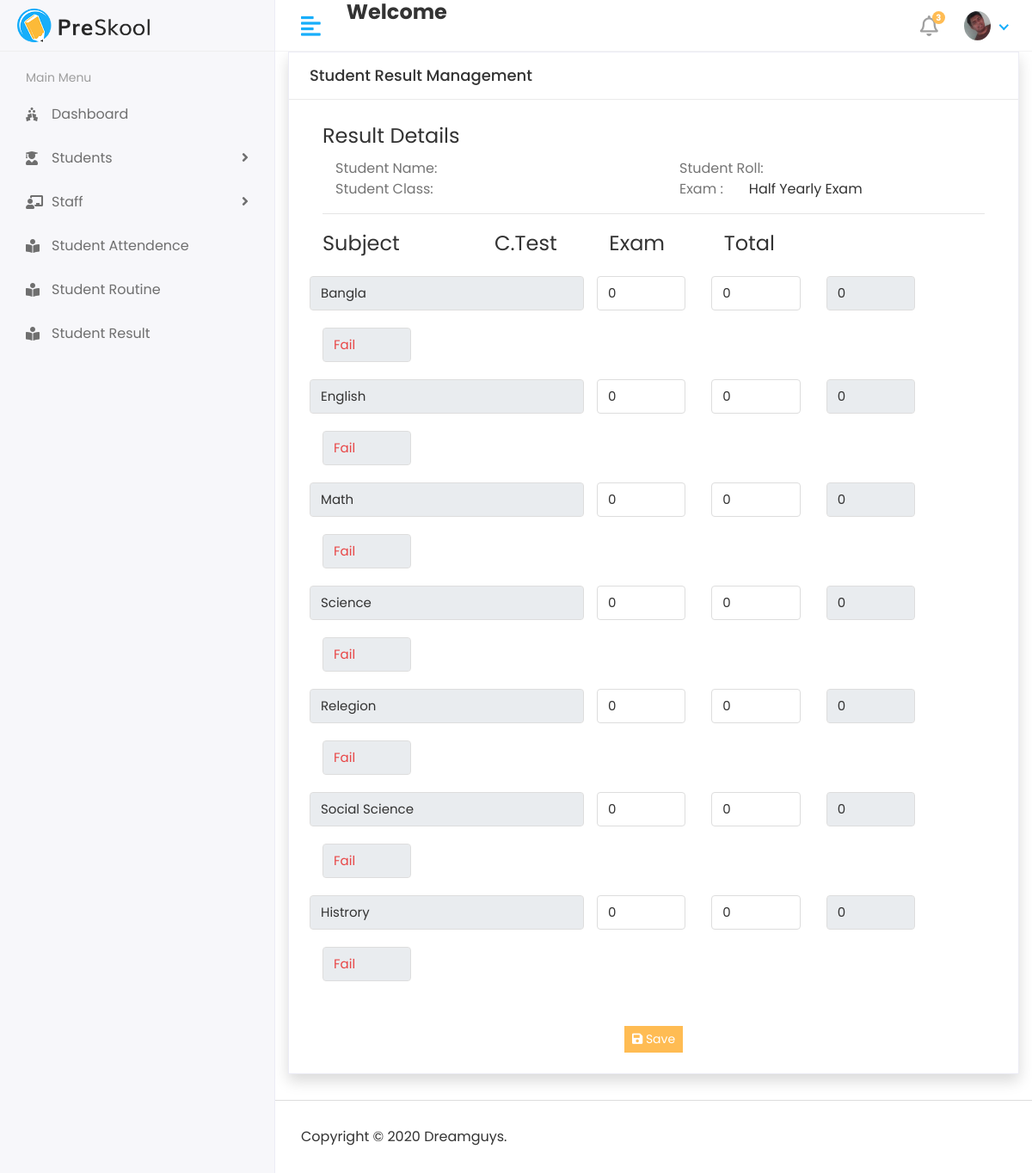
Before: /Result/add/4/1 (signed in) with the older database file.
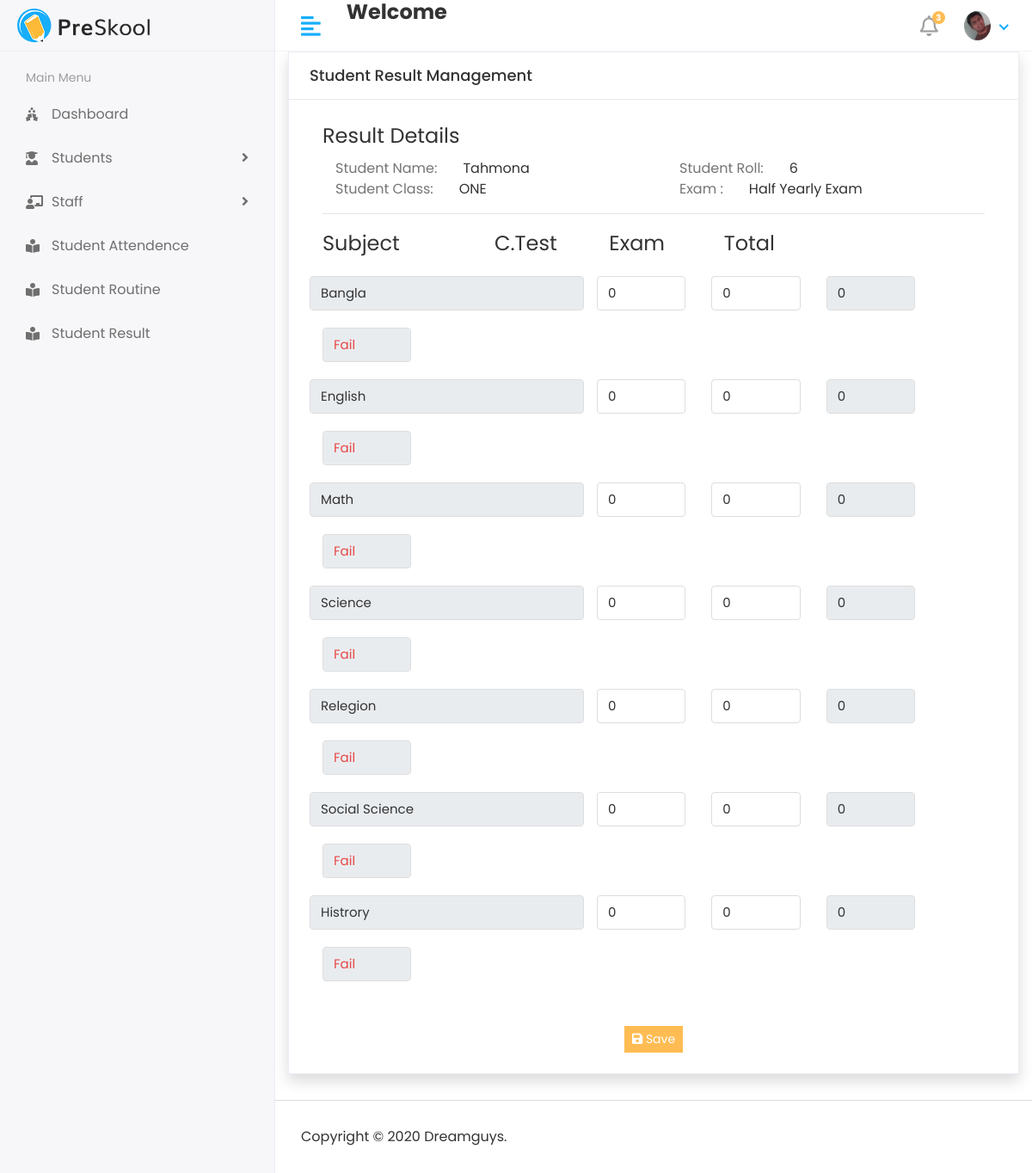
After: the same page with the newer database file.
### apps/Students/models/models.py (models this page shows, shortened)
class Student(models.Model):
    admin = models.OneToOneField(CustomUser,on_delete=models.CASCADE)
    student_code = models.CharField(max_length=250,blank=True, null= True)
    student_roll = models.CharField(max_length=250,blank=True, null= True)
    student_class = models.ForeignKey(Class,on_delete=models.DO_NOTHING)
    address = models.TextField()
    gender = models.ForeignKey(Gender,on_delete=models.DO_NOTHING)
    session_year_id = models.ForeignKey(Session_Year,on_delete=models.DO_NOTHING)
    active= models.BooleanField(default=True)
    created_at = models.DateTimeField(auto_now_add=True)
    updated_at = models.DateTimeField(auto_now=True)

class Class(models.Model):
    assigned_faculty = models.ForeignKey(Staff, on_delete=models.DO_NOTHING)
    assigned_section = models.ForeignKey(Section, on_delete=models.DO_NOTHING)
    name = models.CharField(max_length=250)

### apps/users/models/models.py (models this page shows)
class CustomUser(AbstractUser):
    USER = (
        (1,'Admin'),
        (2,'STAFF'),
        (3,'STUDENT'),
    )
    user_type = models.CharField(choices=USER,max_length=50,default=1)
    profile_pic = models.ImageField(upload_to='media/profile_pic')

### apps/Students/views.py (the view)
# urls.py: path(r'Result/add/<str:id>/<str:examTypeid>',add_class_result,name='add_class_result'),
@login_required
def add_class_result(request,id = None, examTypeid=None):
    _student = Student.objects.filter(id=id).first()
    _course = Course.objects.all()
    _examType = ExamType.objects.filter(id = examTypeid).first()
    _result = Result.objects.filter(Student=_student,ExamType=_examType).all()
    ADD_EDIT= "Result/edit_result.html"  if  _result.count()>0  else "Result/add_result.html"
    context = {
        'student':_student,
       'course': _course,
        'examType':_examType,
        'result':_result,
    }
    return render(request, ADD_EDIT,context)

### apps/users/models/models.py (called while the page is built)
    def replaceSpace(self):
        return self.name.replace(' ', '-')

### apps/Students/templates/Result/add_result.html (shortened to what the changed rows need)
{% extends 'base/base.html' %} {% block content %}
<div class="col-lg-12 col-md-12 col-sm-12 col-xs-12">
    <div class="card card-default rounded-0 shadow ">
        <div class="card-body">
            <form method="post" action="{% url 'save_result' %}" enctype="multipart/form-data">
                <div class="container-fluid">
                    <fieldset>
                        <div class="row">
                            <div class="col-md-6">
                                <div class="d-flex w-100">
                                    <div class="col-auto flex-shrink-1 flex-grow-1">
                                        <p class="m-0 fw-bold">{{ student.admin.first_name }}</p>
                                    </div>
                                </div>
                            </div>
                            <div class="col-md-6">
                                <div class="d-flex w-100">
                                    <div class="col-auto flex-shrink-1 flex-grow-1">
                                        <p class="m-0 fw-bold">{{ student.student_roll }}</p>
                                    </div>
                                </div>
                            </div>
                            <div class="col-md-6">
                                <div class="d-flex w-100">
                                    <div class="col-auto flex-shrink-1 flex-grow-1">
                                        <p class="m-0 fw-bold">{{ student.student_class.name }}</p>
                                    </div>
                                </div>
                            </div>
                        </div>
                    </fieldset>
                </div>
            </form>
        </div>
    </div>
</div>
{% endblock content %}

Changed rows visible on the page:
added Student: admin.first_name "Tahmona", student_roll "6", student_class.name "ONE"
